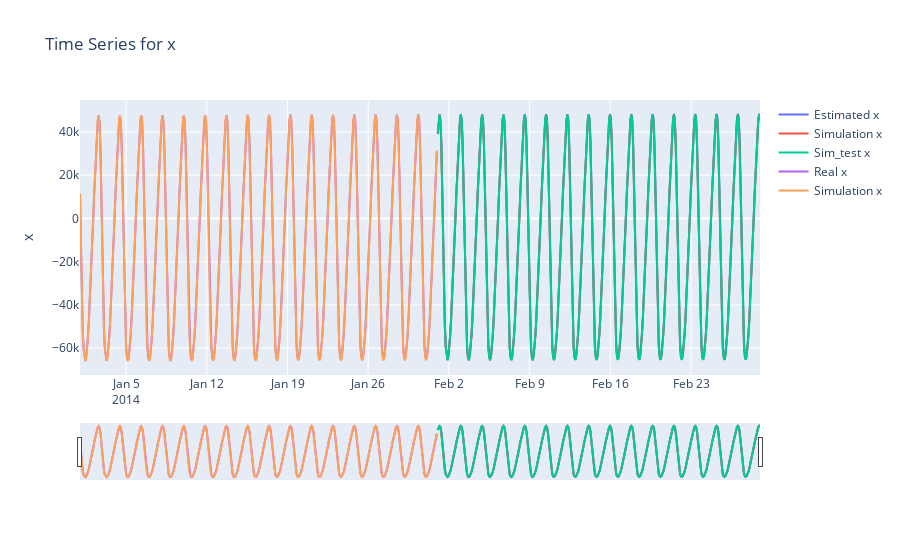

Notebook code cell kept with this figure:
### Code cell
figure = plt.figure(figsize=(10, 5))


sat_id = 261
real_col_name = 'x'
sim_col_name = real_col_name + '_sim'

fig = go.Figure()
fig.add_trace(go.Scatter(x=final_df[final_df.sat_id == sat_id].epoch,
                             y=final_df[final_df.sat_id == sat_id][real_col_name],
                             name="Estimated " + real_col_name,
                             ))

fig.add_trace(go.Scatter(x=final_df[final_df.sat_id == sat_id].epoch,
                         y=final_df[final_df.sat_id == sat_id][sim_col_name],
                         name="Simulation " + real_col_name,
                         ))

fig.add_trace(go.Scatter(x=final_df[final_df.sat_id == sat_id].epoch,
                         y=final_df[final_df.sat_id == sat_id][sim_col_name],
                         name="Sim_test " + real_col_name,
                         ))
fig.add_trace(go.Scatter(x=full_train[full_train.sat_id == sat_id].epoch,
                         y=full_train[full_train.sat_id == sat_id][real_col_name],
                         name="Real " + real_col_name,
                         ))

fig.add_trace(go.Scatter(x=full_train[full_train.sat_id == sat_id].epoch,
                         y=full_train[full_train.sat_id == sat_id][sim_col_name],
                         name="Simulation " + real_col_name,
                         ))

fig.update_layout(title_text='Time Series for ' + real_col_name,
                  xaxis_rangeslider_visible=True,
                  yaxis_title=real_col_name)
fig.show()

### Figure 1 — Plotly figure (JSON) as saved in the notebook; plotly's stock layout.template omitted (floating-point values rounded to 4 significant figures; data arrays with more than 128 entries replaced by an {"elided": "..."} marker saying what was removed)
{"data": [{"name": "Estimated x", "type": "scatter", "x": {"elided": "364 str values"}, "y": {"elided": "364 float values"}}, {"name": "Simulation x", "type": "scatter", "x": {"elided": "364 str values"}, "y": {"elided": "364 float values"}}, {"name": "Sim_test x", "type": "scatter", "x": {"elided": "364 str values"}, "y": {"elided": "364 float values"}}, {"name": "Real x", "type": "scatter", "x": {"elided": "403 str values"}, "y": {"elided": "403 float values"}}, {"name": "Simulation x", "type": "scatter", "x": {"elided": "403 str values"}, "y": {"elided": "403 float values"}}], "layout": {"title": {"text": "Time Series for x"}, "xaxis": {"rangeslider": {"visible": true}}, "yaxis": {"title": {"text": "x"}}}}
